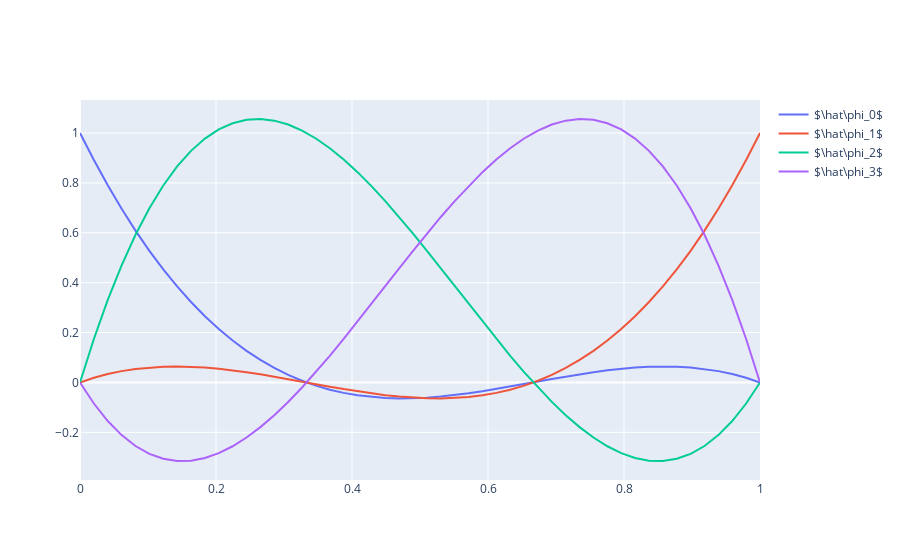

Notebook cell for this chart:
### Markdown cell above
We can now plot the `order+1` local bases, same code as before.

Note that the first two bases correspond to the end-points, and the others are ordered.

### Code cell
x = np.linspace(0, 1)

data = []

tmp = hat_phis(order)

for o in range(order+1):
    data.append(go.Scatter(x=x, y=tmp[o](x), mode='lines', name="$\hat\phi_{}$".format(o)))

fig = go.Figure(data=data)
plotly.iplot(fig)
